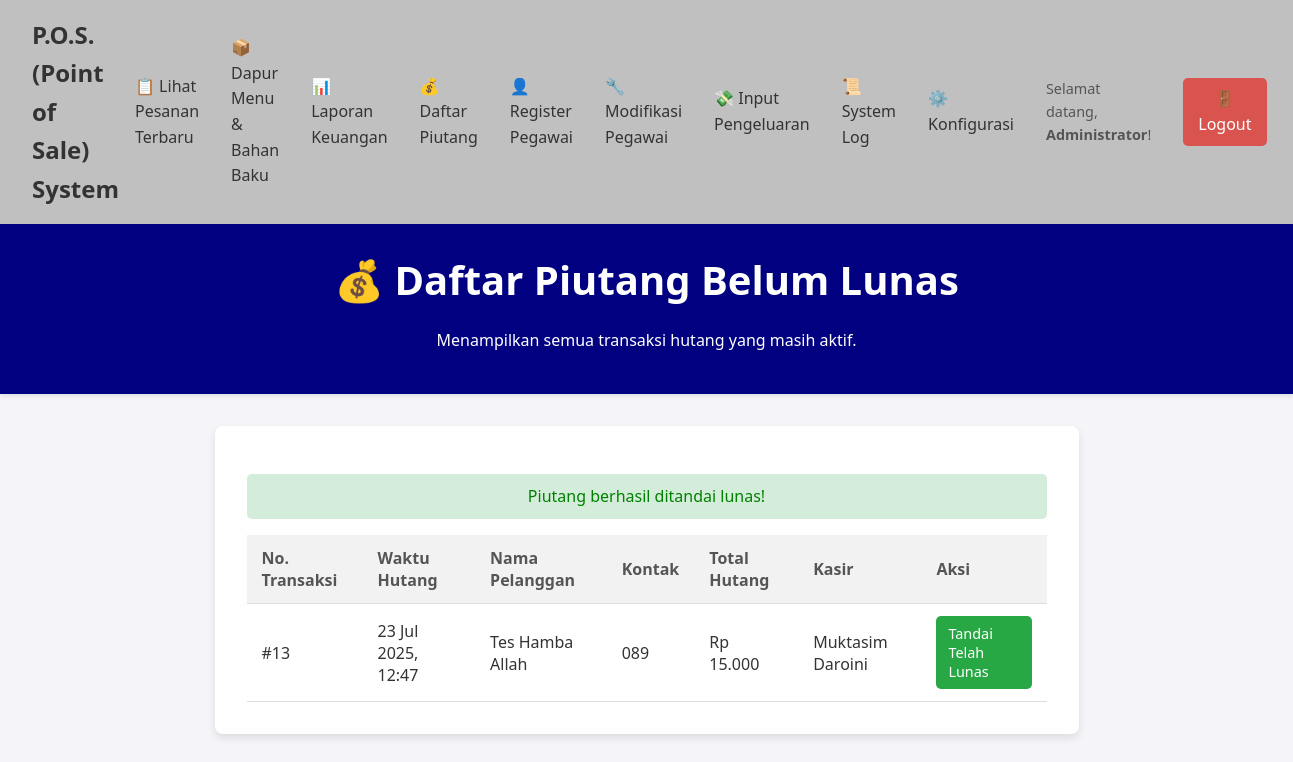
Page /daftar_piutang.php?status=lunas_sukses (signed in) on the committed database.
### tables this page shows
CREATE TABLE `transaction` (
  `id_transaction` int(11) NOT NULL,
  `id_user` int(11) NOT NULL,
  `id_customer` int(11) DEFAULT NULL,
  `waktu_transaksi` datetime NOT NULL,
  `total_bayar` decimal(10,2) NOT NULL,
  `metode_pembayaran` varchar(50) NOT NULL,
  `status_pesanan` enum('pending','diproses','selesai','dibatalkan') NOT NULL DEFAULT 'pending'
);

CREATE TABLE `customer` (
  `id_customer` int(11) NOT NULL,
  `nama_pelanggan` varchar(100) NOT NULL,
  `kontak` varchar(20) DEFAULT NULL
);

CREATE TABLE `user` (
  `id_user` int(11) NOT NULL,
  `nama_user` varchar(100) NOT NULL,
  `username` varchar(50) NOT NULL,
  `password` varchar(255) NOT NULL,
  `role` varchar(20) NOT NULL
);

### daftar_piutang.php (the view, shortened to what this page needs)
<?php
include 'navbar.php';
require_once 'db_connect.php';
$sql = "SELECT
            t.id_transaction,
            t.waktu_transaksi,
            t.total_bayar,
            c.nama_pelanggan,
            c.kontak,
            u.nama_user AS kasir
        FROM
            transaction t
        JOIN
            user u ON t.id_user = u.id_user
        JOIN
            customer c ON t.id_customer = c.id_customer
        WHERE
            t.metode_pembayaran = 'Hutang' AND t.status_pesanan = 'diproses'
        ORDER BY
            t.waktu_transaksi ASC";
$result = mysqli_query($conn, $sql);
?>
<!DOCTYPE html>
<html lang="id">
<head>
  <link rel="stylesheet" href="style.css">
</head>
<body>
  <header>
    <h1>💰 Daftar Piutang Belum Lunas</h1>
    <p>Menampilkan semua transaksi hutang yang masih aktif.</p>
  </header>
  <main>
    <?php if (isset($_GET['status']) && $_GET['status'] == 'lunas_sukses'): ?>
      <p style='color:green; text-align:center; background-color:#d4edda; padding:10px; border-radius:5px;'>Piutang berhasil ditandai lunas!</p>
    <?php endif; ?>
    <table>
      <thead>
        <tr>
          <th>No. Transaksi</th>
          <th>Waktu Hutang</th>
          <th>Nama Pelanggan</th>
          <th>Kontak</th>
          <th>Total Hutang</th>
          <th>Kasir</th>
          <th>Aksi</th>
        </tr>
      </thead>
      <tbody>
        <?php if (mysqli_num_rows($result) > 0): ?>
          <?php while ($row = mysqli_fetch_assoc($result)): ?>
            <tr>
              <td>#<?= $row['id_transaction']; ?></td>
              <td><?= date('d M Y, H:i', strtotime($row['waktu_transaksi'])); ?></td>
              <td><?= htmlspecialchars($row['nama_pelanggan']); ?></td>
              <td><?= htmlspecialchars($row['kontak']); ?></td>
              <td>Rp <?= number_format($row['total_bayar'], 0, ',', '.'); ?></td>
              <td><?= htmlspecialchars($row['kasir']); ?></td>
              <td>
                <a href="proses_pelunasan.php?id=<?= $row['id_transaction']; ?>" class="btn-pesan" style="background-color: #28a745;"
                  onclick="return confirm('Anda yakin piutang ini telah lunas? Tindakan ini akan memindahkan data ke laporan keuangan.');">
                  Tandai Telah Lunas
                </a>
              </td>
            </tr>
          <?php endwhile; ?>
        <?php else: ?>
          <tr>
            <td colspan="7" style="text-align:center;">Tidak ada data piutang yang belum lunas.</td>
          </tr>
        <?php endif; ?>
      </tbody>
    </table>
  </main>
</body>
</html>

### style.css (style rules this page uses)
body { font-family: 'Segoe UI', Tahoma, Geneva, Verdana, sans-serif; background-color: #f4f4f9; color: #333; margin: 0; line-height: 1.6; }
header { background-color: #000080; color: white; padding: 1.5rem 2rem; text-align: center; box-shadow: 0 2px 5px rgba(0, 0, 0, 0.1); }
header h1 { margin: 0; font-size: 2.5rem; }
main { padding: 2rem; max-width: 800px; margin: 2rem auto; background-color: white; border-radius: 8px; box-shadow: 0 4px 8px rgba(0, 0, 0, 0.1); }
table { width: 100%; border-collapse: collapse; }
th, td { padding: 12px 15px; text-align: left; border-bottom: 1px solid #ddd; }
thead th { background-color: #f2f2f2; font-weight: bold; color: #555; }
.btn-pesan { display: inline-block; background-color: #007bff; color: white; padding: 8px 12px; text-decoration: none; border-radius: 5px; font-size: 0.9em; transition: background-color 0.2s; }

### rows in the picture
transaction: id_transaction "13", waktu_transaksi "23 Jul 2025, 12:47", id_customer.nama_pelanggan "Tes Hamba Allah", id_customer.kontak "089", total_bayar "15.000", id_user.nama_user "Muktasim Daroini"

### other values in the picture
$_SESSION['user_name'] "Administrator"
